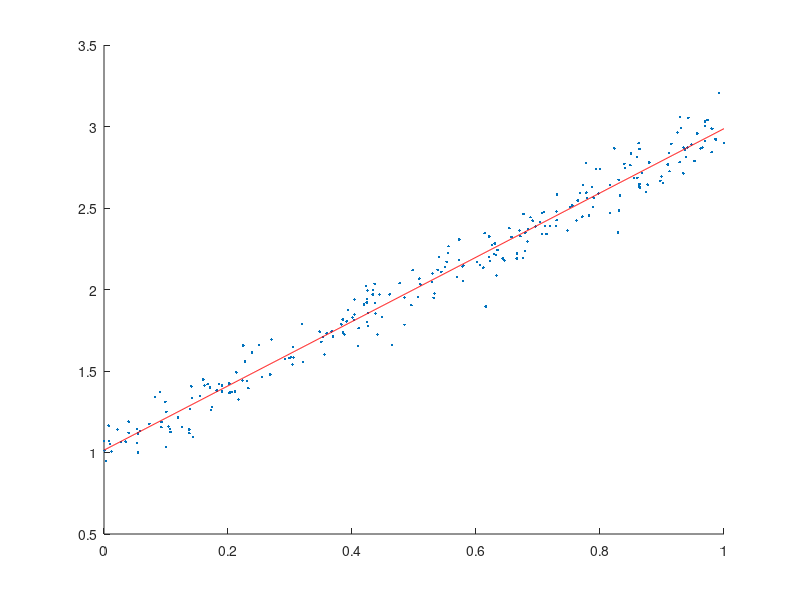

This figure's MATLAB source:
% least squares

n = 249;

phi = @(x) 2*x+1;

xs = rand(1,n+1);

ys = phi(xs) + 0.1*randn(1,n+1);

% compute the 4 entries of the 2x2 matrix to be inverted in the normal equation
% the normal equation is inv((X'X))*(X'y)
% here inv is the inverse and X' is the transpose of X
% M=X'*X
% y=X'*ys';

% X=[ones(n+1,1),xs']; % here the first column is ones of length n+1
% second column is xs
M11 =dot(ones(1,1+n),ones(n+1,1)); % dot product

M12 =dot(ones(1,1+n),xs);

M21 =dot(xs,ones(1,1+n));

M22 =dot(xs,xs);

M = [M11, M12; M21, M22];

% compute the right-hand-side of the normal equation

y0 =dot(ones(1,n+1),ys);

y1 =dot(xs,ys);

y = [y0; y1];

% solve for (a0,a1), the least-squares coefficients of the line a0 + a1 x
% a0M11+a1M12=y0
% a0M21+a1M22=y1

% find the inverse of the matrix M
M_inv=inv(M);
a0 =dot(M_inv(1,:),y);

a1 =dot(M_inv(2,:),y);

a=[a0; a1];

linreg = @(x) a0 + a1*x;

xplot = linspace(0,1,1000);

figure; hold on

plot(xs,ys,'.')

plot(xplot,linreg(xplot),'r')
